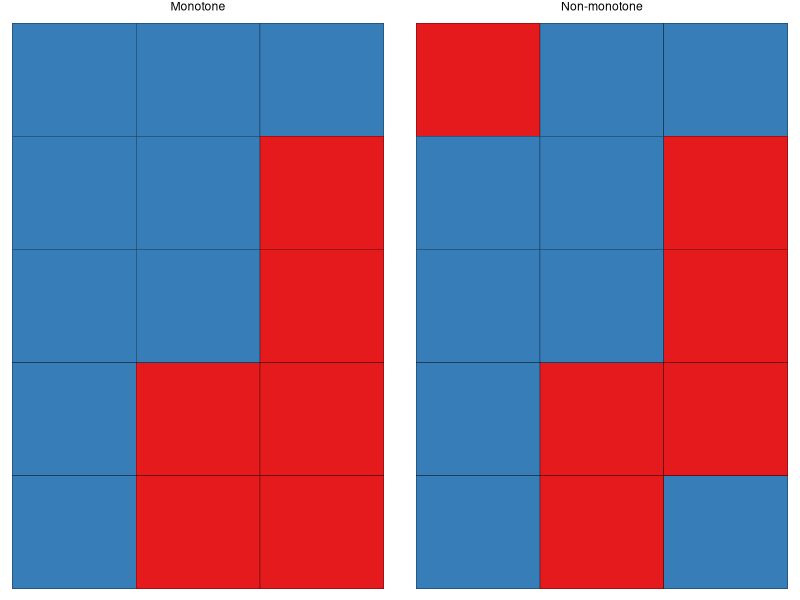

Reproduce this figure in R.
## ---- chunk 1
options(prompt = 'R> ', continue = '+ ')
library(tidyverse)

## ---- chunk 2
# monotone vs non-monotone
patterns <- rbind(
  tibble(pat = rep("Monotone", 5), rownr = 5:1, X = rep(1, 5), Y = c(1,1,1,0, 0), Z = c(1, rep(0,4))) %>% pivot_longer(cols = c(X, Y, Z)),
  tibble(pat = rep("Non-monotone", 5), rownr = 5:1, X = c(0, rep(1,4)), Y = c(1,1,1,0, 0), Z = c(1, rep(0,3), 1)) %>% pivot_longer(cols = c(X, Y, Z))) %>%
  mutate(across(everything(), as.factor))
ggplot(patterns, aes(x = name, y = rownr, fill = value, type = pat)) +
  geom_tile(color = "black") +
  scale_fill_brewer(palette = "Set1") +
  facet_wrap(~pat) +
  theme_void() +
  theme(legend.position = "none") 
